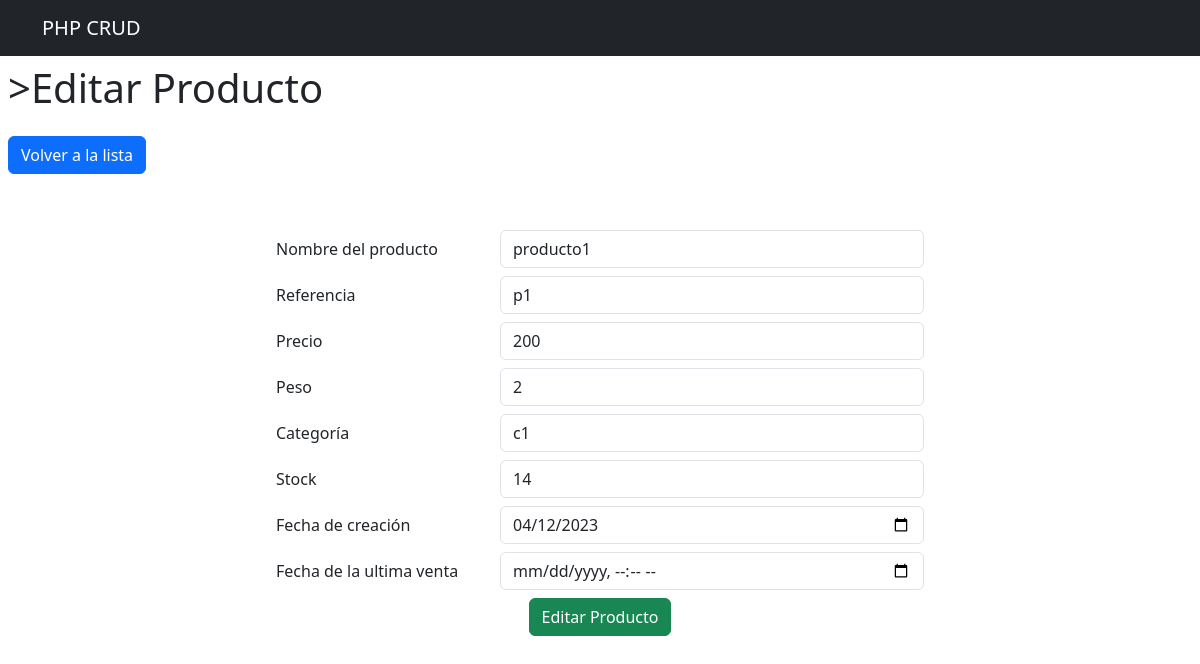
Screenshot of /index.php?action=edit&id=5 with the database file from the repository.
### tables this page shows
CREATE TABLE `products` (
  `id` int(11) NOT NULL,
  `nombre_producto` varchar(100) NOT NULL,
  `referencia` varchar(100) NOT NULL,
  `precio` int(11) NOT NULL,
  `peso` int(11) NOT NULL,
  `categoria` varchar(100) NOT NULL,
  `stock` int(11) NOT NULL,
  `fecha_creacion` date NOT NULL,
  `fecha_ultima_venta` datetime DEFAULT NULL
);

### app/models/database.php (called while the page is built, shortened)
<?php
class database {
    private $host = "localhost";
    private $db_name = "crudmvc";
    private $username = "root";
    private $password = "";
    public function getConnection() {
        $this->conn = null;
        try {
            $this->conn = new PDO("mysql:host=" . $this->host . ";dbname=" . $this->db_name, $this->username, $this->password);
            $this->conn->exec("set names utf8");
        } catch(PDOException $exception) {
            echo "Connection error: " . $exception->getMessage();
        }
        return $this->conn;
    }
}
?>

### app/models/product.php (called while the page is built, shortened)
<?php
include_once 'database.php';
class product {
    private $conn;
    private $table_name = "products";
    public $id;
    public function __construct($db) {
        $this->conn = $db;
    }
    public function readOne() {
        $query = "SELECT * FROM " . $this->table_name . " WHERE id = ? LIMIT 0,1";
        $stmt = $this->conn->prepare($query);
        $stmt->bindParam(1, $this->id);
        $stmt->execute();
        $row = $stmt->fetch(PDO::FETCH_ASSOC);
        $this->nombre_producto = $row['nombre_producto'];
        $this->referencia = $row['referencia'];
        $this->precio = $row['precio'];
        $this->peso = $row['peso'];
        $this->categoria = $row['categoria'];
        $this->stock = $row['stock'];
        $this->fecha_creacion = $row['fecha_creacion'];
        $this->fecha_ultima_venta = $row['fecha_ultima_venta'];
    }
}
?>

### app/views/products/edit.php (the view, shortened to what this page needs)
<!DOCTYPE html>
<html>
<head>
    <?php require_once "./app/views/inc/head.php"; ?>
</head>
<body>
<?php require_once "./app/views/inc/navbar.php"; ?>
    <h1 class="p-2">>Editar Producto</h1>
    <a class="btn btn-primary align m-2" href="index.php">Volver a la lista</a>
    <div class="container p-5 col-sm-8">
        <div class="row d-flex justify-content-center align-items-center h-100">
            <form method="POST" action="">
                <div class="form-group row mx-sm-3 mb-2 ">
                    <label class="col-sm-4 col-form-label" for="nombre_producto">Nombre del producto </label>
                    <div  class="col-sm-8">
                        <input class="form-control" type="text" name="nombre_producto" value="<?php echo $this->product->nombre_producto; ?>" required>
                    </div>
                </div>
                <div class="form-group row mx-sm-3 mb-2">
                    <label class="col-sm-4 col-form-label" for="referencia">Referencia</label>
                    <div  class="col-sm-8">
                        <input class="form-control" type="text" name="referencia" value="<?php echo $this->product->referencia; ?>" required>
                    </div>
                </div>
                <div class="form-group row mx-sm-3 mb-2">
                    <label class="col-sm-4 col-form-label" for="precio">Precio</label>
                    <div  class="col-sm-8">
                        <input class="form-control" type="number" name="precio" value="<?php echo $this->product->precio; ?>" required>
                    </div>
                </div>
                <div class="form-group row mx-sm-3 mb-2">
                    <label class="col-sm-4 col-form-label" for="peso">Peso</label>
                    <div  class="col-sm-8">
                        <input class="form-control" type="number" name="peso" value="<?php echo $this->product->peso; ?>" required>
                    </div>
                </div>
                <div class="form-group row mx-sm-3 mb-2">
                    <label class="col-sm-4 col-form-label" for="categoria">Categoría</label>
                    <div  class="col-sm-8">
                        <input class="form-control" type="text" name="categoria" value="<?php echo $this->product->categoria; ?>" required>
                    </div>
                </div>
                <div class="form-group row mx-sm-3 mb-2">
                    <label class="col-sm-4 col-form-label" for="stock">Stock</label>
                    <div  class="col-sm-8">
                        <input class="form-control" type="number" name="stock" value="<?php echo $this->product->stock; ?>" required>
                    </div>
                </div>
                <div class="form-group row mx-sm-3 mb-2">
                    <label class="col-sm-4 col-form-label" for="fecha_creacion ">Fecha de creación</label>
                    <div  class="col-sm-8">
                        <input class="form-control" type="date" name="fecha_creacion" value="<?php echo $this->product->fecha_creacion; ?>" required>
                    </div>
                </div>
                <div class="form-group row  mx-sm-3 mb-2">
                    <label class="col-sm-4 col-form-label" for="fecha_ultima_venta">Fecha de la ultima venta</label>
                    <div  class="col-sm-8">
                        <input class="form-control" type="datetime-local" name="fecha_ultima_venta" value="<?php echo $this->product->fecha_ultima_venta; ?>">
                    </div>
                </div>
                <div  class="col text-center mb-2">
                    <input class="btn btn-success btn-block" type="submit" value="Editar Producto">
                </div>
            </form>
        </div>

### rows the page displays
products: nombre_producto "producto1", referencia "p1", precio "200", peso "2", categoria "c1", stock "14", fecha_creacion "04/12/2023"
